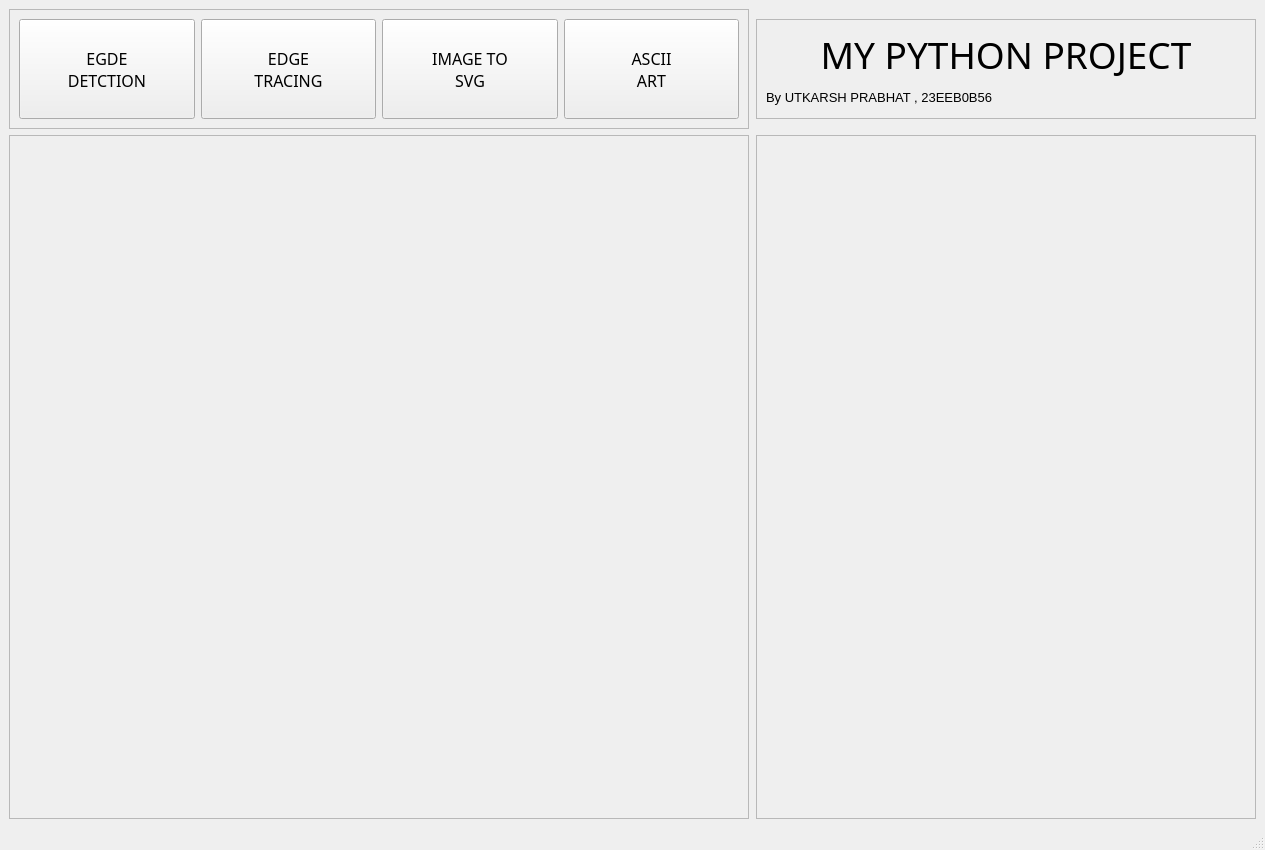
<?xml version="1.0" encoding="UTF-8"?>
<ui version="4.0">
 <class>MainWindow</class>
 <widget class="QMainWindow" name="MainWindow">
  <property name="geometry">
   <rect>
    <x>0</x>
    <y>0</y>
    <width>1265</width>
    <height>850</height>
   </rect>
  </property>
  <property name="windowTitle">
   <string>MainWindow</string>
  </property>
  <property name="autoFillBackground">
   <bool>false</bool>
  </property>
  <widget class="QWidget" name="centralwidget">
   <layout class="QGridLayout" name="gridLayout_2">
    <item row="0" column="0">
     <layout class="QGridLayout" name="gridLayout">
      <property name="horizontalSpacing">
       <number>7</number>
      </property>
      <item row="1" column="1">
       <widget class="QFrame" name="OPTIONS_FRAME">
        <property name="sizePolicy">
         <sizepolicy hsizetype="Preferred" vsizetype="MinimumExpanding">
          <horstretch>0</horstretch>
          <verstretch>0</verstretch>
         </sizepolicy>
        </property>
        <property name="maximumSize">
         <size>
          <width>500</width>
          <height>16777215</height>
         </size>
        </property>
        <property name="font">
         <font>
          <family>Bahnschrift SemiCondensed</family>
          <pointsize>13</pointsize>
         </font>
        </property>
        <property name="frameShape">
         <enum>QFrame::StyledPanel</enum>
        </property>
        <property name="frameShadow">
         <enum>QFrame::Raised</enum>
        </property>
        <layout class="QVBoxLayout" name="verticalLayout">
         <item>
          <widget class="QStackedWidget" name="stackedWidget">
           <property name="currentIndex">
            <number>3</number>
           </property>
           <widget class="edge_detection_widget" name="edge_detection_page"/>
           <widget class="edge_tracing_widget" name="edge_tracing_page"/>
           <widget class="image_to_svg_widget" name="image_to_svg_page"/>
           <widget class="ascii_art_widget" name="ascii_art_page"/>
          </widget>
         </item>
        </layout>
       </widget>
      </item>
      <item row="0" column="1">
       <widget class="QFrame" name="APP_NAME_FRAME">
        <property name="sizePolicy">
         <sizepolicy hsizetype="Fixed" vsizetype="Fixed">
          <horstretch>0</horstretch>
          <verstretch>0</verstretch>
         </sizepolicy>
        </property>
        <property name="minimumSize">
         <size>
          <width>500</width>
          <height>100</height>
         </size>
        </property>
        <property name="maximumSize">
         <size>
          <width>500</width>
          <height>100</height>
         </size>
        </property>
        <property name="font">
         <font>
          <pointsize>10</pointsize>
         </font>
        </property>
        <property name="frameShape">
         <enum>QFrame::StyledPanel</enum>
        </property>
        <property name="frameShadow">
         <enum>QFrame::Raised</enum>
        </property>
        <layout class="QVBoxLayout" name="verticalLayout_2">
         <item>
          <widget class="QLabel" name="APP_TITLE">
           <property name="font">
            <font>
             <family>Freestyle Script</family>
             <pointsize>28</pointsize>
            </font>
           </property>
           <property name="text">
            <string>MY PYTHON PROJECT</string>
           </property>
           <property name="alignment">
            <set>Qt::AlignCenter</set>
           </property>
          </widget>
         </item>
         <item>
          <widget class="QLabel" name="APP_CREDITS">
           <property name="text">
            <string>By UTKARSH PRABHAT , 23EEB0B56</string>
           </property>
          </widget>
         </item>
        </layout>
       </widget>
      </item>
      <item row="1" column="0">
       <widget class="QFrame" name="DISPLAY_FRAME">
        <property name="sizePolicy">
         <sizepolicy hsizetype="Expanding" vsizetype="Preferred">
          <horstretch>0</horstretch>
          <verstretch>0</verstretch>
         </sizepolicy>
        </property>
        <property name="frameShape">
         <enum>QFrame::StyledPanel</enum>
        </property>
        <property name="frameShadow">
         <enum>QFrame::Raised</enum>
        </property>
        <layout class="QHBoxLayout" name="horizontalLayout">
         <item>
          <widget class="QStackedWidget" name="stackedWidget_2">
           <property name="currentIndex">
            <number>3</number>
           </property>
           <widget class="QWidget" name="edge_detection_display"/>
           <widget class="QWidget" name="edge_tracing_display"/>
           <widget class="QWidget" name="image_to_svg_display"/>
           <widget class="QWidget" name="ascii_art_display"/>
          </widget>
         </item>
        </layout>
       </widget>
      </item>
      <item row="0" column="0">
       <widget class="QFrame" name="MENU_FRAME">
        <property name="sizePolicy">
         <sizepolicy hsizetype="Expanding" vsizetype="Preferred">
          <horstretch>0</horstretch>
          <verstretch>0</verstretch>
         </sizepolicy>
        </property>
        <property name="minimumSize">
         <size>
          <width>600</width>
          <height>100</height>
         </size>
        </property>
        <property name="frameShape">
         <enum>QFrame::StyledPanel</enum>
        </property>
        <property name="frameShadow">
         <enum>QFrame::Raised</enum>
        </property>
        <layout class="QHBoxLayout" name="horizontalLayout_2">
         <item>
          <widget class="QPushButton" name="menu_button_1">
           <property name="minimumSize">
            <size>
             <width>0</width>
             <height>100</height>
            </size>
           </property>
           <property name="font">
            <font>
             <family>Bahnschrift SemiBold Condensed</family>
             <pointsize>12</pointsize>
            </font>
           </property>
           <property name="cursor">
            <cursorShape>PointingHandCursor</cursorShape>
           </property>
           <property name="text">
            <string>EGDE 
DETCTION</string>
           </property>
          </widget>
         </item>
         <item>
          <widget class="QPushButton" name="menu_button_2">
           <property name="minimumSize">
            <size>
             <width>0</width>
             <height>100</height>
            </size>
           </property>
           <property name="font">
            <font>
             <family>Bahnschrift SemiBold Condensed</family>
             <pointsize>12</pointsize>
            </font>
           </property>
           <property name="cursor">
            <cursorShape>PointingHandCursor</cursorShape>
           </property>
           <property name="text">
            <string>EDGE
TRACING</string>
           </property>
          </widget>
         </item>
         <item>
          <widget class="QPushButton" name="menu_button_3">
           <property name="minimumSize">
            <size>
             <width>0</width>
             <height>100</height>
            </size>
           </property>
           <property name="font">
            <font>
             <family>Bahnschrift SemiBold Condensed</family>
             <pointsize>12</pointsize>
            </font>
           </property>
           <property name="cursor">
            <cursorShape>PointingHandCursor</cursorShape>
           </property>
           <property name="text">
            <string>IMAGE TO
SVG</string>
           </property>
          </widget>
         </item>
         <item>
          <widget class="QPushButton" name="menu_button_4">
           <property name="minimumSize">
            <size>
             <width>0</width>
             <height>100</height>
            </size>
           </property>
           <property name="font">
            <font>
             <family>Bahnschrift SemiBold Condensed</family>
             <pointsize>12</pointsize>
            </font>
           </property>
           <property name="cursor">
            <cursorShape>PointingHandCursor</cursorShape>
           </property>
           <property name="text">
            <string>ASCII 
ART</string>
           </property>
          </widget>
         </item>
        </layout>
       </widget>
      </item>
     </layout>
    </item>
   </layout>
  </widget>
  <widget class="QStatusBar" name="statusBar"/>
 </widget>
 <customwidgets>
  <customwidget>
   <class>edge_detection_widget</class>
   <extends>QWidget</extends>
   <header location="global">edge_detection_widget</header>
   <container>1</container>
  </customwidget>
  <customwidget>
   <class>edge_tracing_widget</class>
   <extends>QWidget</extends>
   <header location="global">edge_tracing_widget</header>
   <container>1</container>
  </customwidget>
  <customwidget>
   <class>ascii_art_widget</class>
   <extends>QWidget</extends>
   <header location="global">ascii_art_widget</header>
   <container>1</container>
  </customwidget>
  <customwidget>
   <class>image_to_svg_widget</class>
   <extends>QWidget</extends>
   <header location="global">image_to_svg_widget</header>
   <container>1</container>
  </customwidget>
 </customwidgets>
 <resources/>
 <connections/>
</ui>
